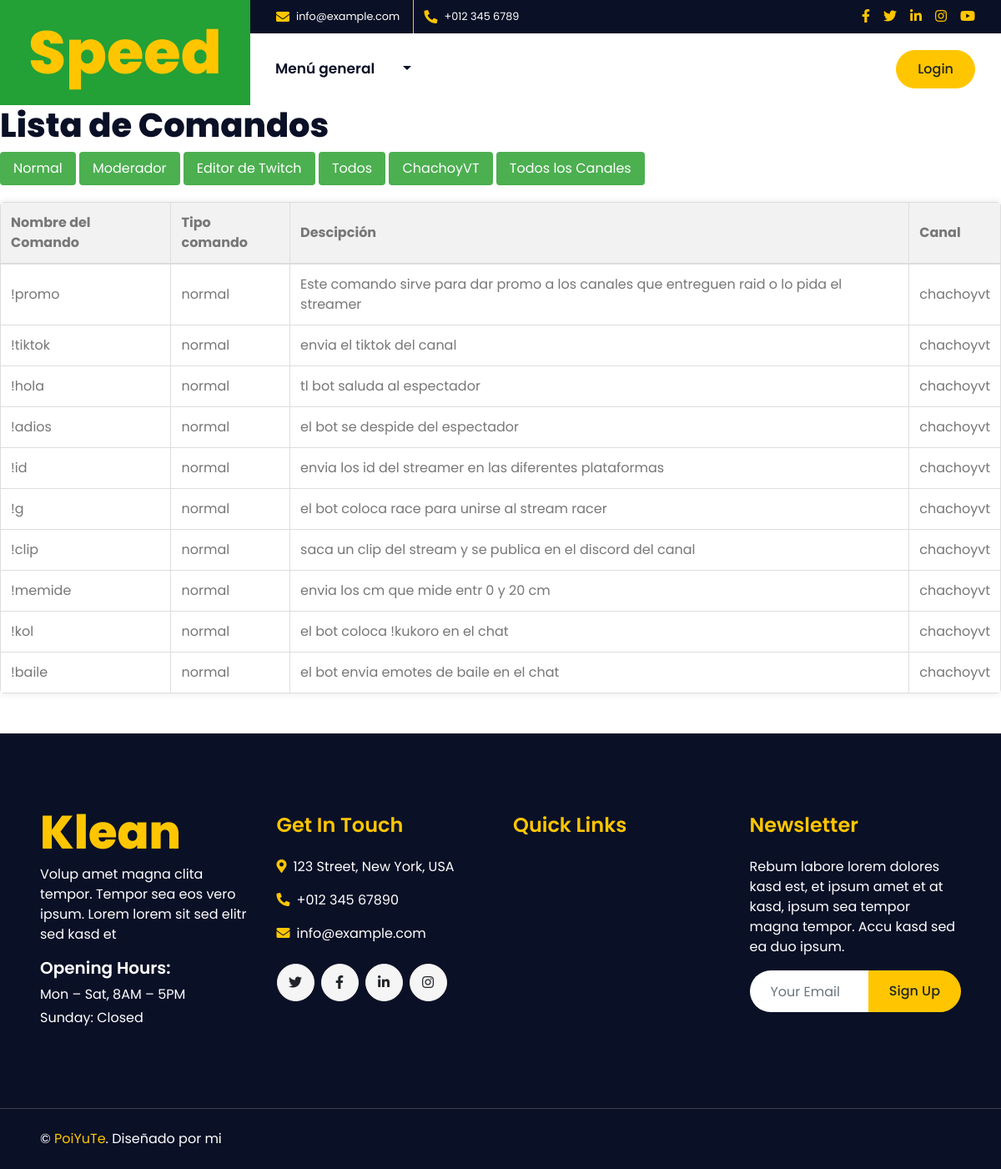
The page /lista_comandos on the database as committed earlier.
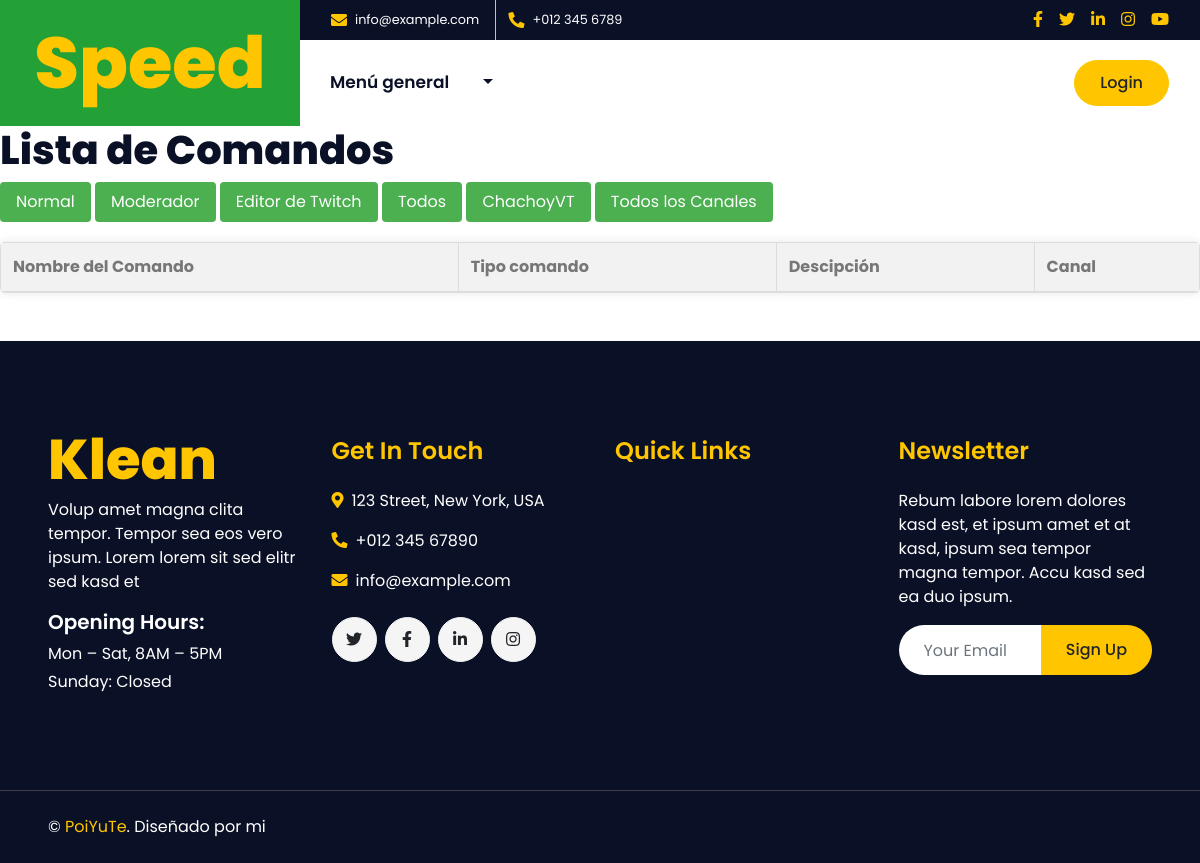
The same page on the database as committed later.
### core/models.py (models this page shows, shortened)
class Comando(models.Model):
    TIPO_COMANDO = [
        ('normal', 'Normal'),
        ('moderador', 'Moderador'),
        ('editor de twitch', 'Editor de Twitch'),
    ]
    CANAL = [
        ('chachoyvt', 'ChachoyVT'),
    ]
    nombre_comando = models.CharField(max_length=50, default='')
    tipo = models.CharField(max_length=50, choices=TIPO_COMANDO)
    descripcion = models.CharField(max_length=500, default='')
    canal = models.CharField(max_length=50, choices=CANAL, default='chachoyvt')  # Selecciona un valor predeterminado adecuado

### core/views.py (the view)
# urls.py: path('lista_comandos', lista_comandos, name="lista_comandos"),
def lista_comandos(request):
    comandos = Comando.objects.all()
    return render(request, 'core/lista_comandos.html', {'comandos': comandos})

### core/templates/core/lista_comandos.html (shortened to what this page needs)
<!DOCTYPE html>
<html lang="en">
<head>
    {% load static %}
    <link href="https://cdnjs.cloudflare.com/ajax/libs/font-awesome/5.10.0/css/all.min.css" rel="stylesheet">
    <link href="lib/owlcarousel/assets/owl.carousel.min.css" rel="stylesheet">
    <link href="lib/lightbox/css/lightbox.min.css" rel="stylesheet">
    <link href="{% static 'core/'%}css/style.css" rel="stylesheet">
</head>
<body>
    <div class="container-fluid">
        <div class="row">
            <div class="col-lg-3 bg-secondary d-none d-lg-block">
                <a href="" class="navbar-brand w-100 h-100 m-0 p-0 d-flex align-items-center justify-content-center">
                    <h1 class="m-0 display-3 text-primary">Speed</h1>
                </a>
            </div>
            <div class="col-lg-9">
                <div class="row bg-dark d-none d-lg-flex">
                    <div class="col-lg-7 text-left text-white">
                        <div class="h-100 d-inline-flex align-items-center border-right border-primary py-2 px-3">
                            <i class="fa fa-envelope text-primary mr-2"></i>
                            <small>info@example.com</small>
                        </div>
                        <div class="h-100 d-inline-flex align-items-center py-2 px-2">
                            <i class="fa fa-phone-alt text-primary mr-2"></i>
                            <small>+012 345 6789</small>
                        </div>
                    </div>
                    <div class="col-lg-5 text-right">
                        <div class="d-inline-flex align-items-center pr-2">
                            <a class="text-primary p-2" href="">
                                <i class="fab fa-facebook-f"></i>
                            </a>
                            <a class="text-primary p-2" href="">
                                <i class="fab fa-twitter"></i>
                            </a>
                            <a class="text-primary p-2" href="">
                                <i class="fab fa-linkedin-in"></i>
                            </a>
                            <a class="text-primary p-2" href="">
                                <i class="fab fa-instagram"></i>
                            </a>
                            <a class="text-primary p-2" href="">
                                <i class="fab fa-youtube"></i>
                            </a>
                        </div>
                    </div>
                </div>
                <nav class="navbar navbar-expand-lg bg-white navbar-light p-0">
                    <div class="collapse navbar-collapse justify-content-between" id="navbarCollapse">
                        <div class="navbar-nav mr-auto py-0">
                            <a href="#" class="nav-item nav-link"> Menú general</a>
                            <div class="nav-item dropdown">
                                <a href="#" class="nav-link dropdown-toggle" id="navbarDropdown" role="button" data-toggle="dropdown" aria-haspopup="true" aria-expanded="false">
                                </a>
                        </div>
                        </div>
                    </div>
                    <a href="{% url 'login' %}" class="btn btn-primary mr-3 d-none d-lg-block">Login</a>
            </div>
        </div>
    </div>
    <body>
        <h1>Lista de Comandos</h1>
        <button class="filter-btn" onclick="filterByType('normal')">Normal</button>
        <button class="filter-btn" onclick="filterByType('Moderador')">Moderador</button>
        <button class="filter-btn" onclick="filterByType('editor de twitch')">Editor de Twitch</button>
        <button class="filter-btn" onclick="showAll()">Todos</button>
        <button class="filter-btn" onclick="filterByChannel('chachoyvt')">ChachoyVT</button>
        <button class="filter-btn" onclick="showAllChannels()">Todos los Canales</button>
        <table class="rounded">
            <thead>
                <tr>
                    <th>Nombre del Comando</th>
                    <th>Tipo comando</th>
                    <th>Descipción</th>
                    <th>Canal</th>
                </tr>
            </thead>
            <tbody>
                {% for comando in comandos %}
                <tr class="game-row" data-type="{{ comando.tipo }}" data-channel="{{ comando.canal }}">
                    <td>{{ comando.nombre_comando }}</td>
                    <td>{{ comando.tipo }}</td>
                    <td>{{ comando.descripcion }}</td>
                    <td>{{ comando.canal }}</td>
                </tr>
                {% endfor %}
            </tbody>
        </table>
    </body>
    <div class="container-fluid bg-dark text-white mt-5 py-5 px-sm-3 px-md-5">
        <div class="row pt-5">
            <div class="col-lg-3 col-md-6 mb-5">
                <a href="index.html" class="navbar-brand">
                    <h1 class="m-0 mt-n3 display-4 text-primary">Klean</h1>
                </a>
                <p>Volup amet magna clita tempor. Tempor sea eos vero ipsum. Lorem lorem sit sed elitr sed kasd et</p>
                <h5 class="font-weight-semi-bold text-white mb-2">Opening Hours:</h5>
                <p class="mb-1">Mon – Sat, 8AM – 5PM</p>
                <p class="mb-0">Sunday: Closed</p>
            </div>
            <div class="col-lg-3 col-md-6 mb-5">
                <h4 class="font-weight-semi-bold text-primary mb-4">Get In Touch</h4>
                <p><i class="fa fa-map-marker-alt text-primary mr-2"></i>123 Street, New York, USA</p>
                <p><i class="fa fa-phone-alt text-primary mr-2"></i>+012 345 67890</p>
                <p><i class="fa fa-envelope text-primary mr-2"></i>info@example.com</p>
                <div class="d-flex justify-content-start mt-4">
                    <a class="btn btn-light btn-social mr-2" href="#"><i class="fab fa-twitter"></i></a>
                    <a class="btn btn-light btn-social mr-2" href="#"><i class="fab fa-facebook-f"></i></a>
                    <a class="btn btn-light btn-social mr-2" href="#"><i class="fab fa-linkedin-in"></i></a>
                    <a class="btn btn-light btn-social" href="#"><i class="fab fa-instagram"></i></a>
                </div>
            </div>
            <div class="col-lg-3 col-md-6 mb-5">
                <h4 class="font-weight-semi-bold text-primary mb-4">Quick Links</h4>
            </div>
            <div class="col-lg-3 col-md-6 mb-5">
                <h4 class="font-weight-semi-bold text-primary mb-4">Newsletter</h4>
                <p>Rebum labore lorem dolores kasd est, et ipsum amet et at kasd, ipsum sea tempor magna tempor. Accu
                    kasd sed ea duo ipsum.</p>
                <div class="w-100">
                    <div class="input-group">
                        <input type="text" class="form-control border-0" style="padding: 25px;"
                            placeholder="Your Email">
                        <div class="input-group-append">
                            <button class="btn btn-primary px-4">Sign Up</button>
                        </div>
                    </div>
                </div>
            </div>
        </div>
    </div>
    <div class="container-fluid bg-dark text-white border-top py-4 px-sm-3 px-md-5"
        style="border-color: #3E3E4E !important;">
        <div class="row">
            <div class="col-lg-6 text-center text-md-left mb-3 mb-md-0">
                <p class="m-0 text-white">&copy; <a href="#">PoiYuTe</a>. Diseñado por mi
                </p>
            </div>
        </div>
    </div>
    <script src="{% load static %}js/main.js"></script>
</body>
</html>

### core/templates/core/lista_comandos.html (style rules this page uses)
body { font-family: Arial, sans-serif; margin: 20px; }
h1 { color: #333; }
table { width: 100%; border-collapse: collapse; margin-top: 20px; border-radius: 8px; overflow: hidden; box-shadow: 0 0 10px rgba(0, 0, 0, 0.1); }
th, td { border: 1px solid #ddd; padding: 12px; text-align: left; }
th { background-color: #f2f2f2; border-bottom: 2px solid #ddd; }
tr { transition: background-color 0.3s; }
.rounded { border-radius: 8px; overflow: hidden; }
.filter-btn { display: inline-block; padding: 8px 16px; background-color: #4CAF50; color: white; border: none; border-radius: 4px; cursor: pointer; }

Rows that differ between the two databases and show on the page:
removed Comando: nombre_comando "!promo", tipo "normal", descripcion "Este comando sirve para dar promo a los canales que entreguen raid o lo pida el streamer", canal "chachoyvt"
removed Comando: nombre_comando "!tiktok", tipo "normal", descripcion "envia el tiktok del canal", canal "chachoyvt"
removed Comando: nombre_comando "!hola", tipo "normal", descripcion "tl bot saluda al espectador", canal "chachoyvt"
removed Comando: nombre_comando "!adios", tipo "normal", descripcion "el bot se despide del espectador", canal "chachoyvt"
removed Comando: nombre_comando "!id", tipo "normal", descripcion "envia los id del streamer en las diferentes plataformas", canal "chachoyvt"
removed Comando: nombre_comando "!g", tipo "normal", descripcion "el bot coloca race para unirse al stream racer", canal "chachoyvt"
removed Comando: nombre_comando "!clip", tipo "normal", descripcion "saca un clip del stream y se publica en el discord del canal", canal "chachoyvt"
removed Comando: nombre_comando "!memide", tipo "normal", descripcion "envia los cm que mide entr 0 y 20 cm", canal "chachoyvt"
removed Comando: nombre_comando "!kol", tipo "normal", descripcion "el bot coloca !kukoro en el chat", canal "chachoyvt"
removed Comando: nombre_comando "!baile", tipo "normal", descripcion "el bot envia emotes de baile en el chat", canal "chachoyvt"
